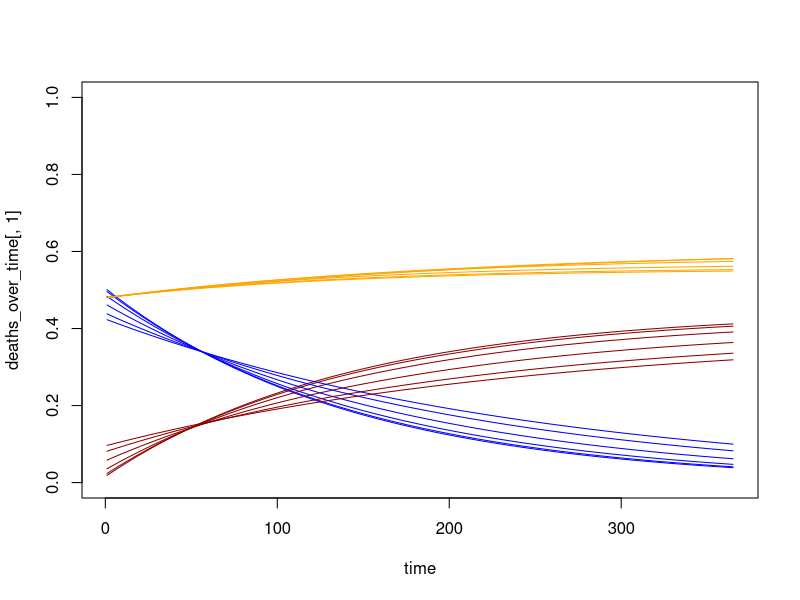

Reproduce this figure in R. (Note: this script raises an error after producing the figure.)
require(lme4)
require(RColorBrewer)
require(scales)

printed = "PBO"
is.pbo = 2 #says whether pbo net (0 = standard, 1= PBO, 2=G2_nets)
species =  1#1 = gambiae ss, 2=arabiensis , 3=funestus
metric = 1 #1 = best guess, 2= lower 95% confidence interval 3 upper
metric_change = 1
#Assay to hut mortality conversion		
alpha1=	array(c(rep(0.63445,3),rep(0.012,3),rep(1.294,3)),c(3,3))
alpha2=	array(c(rep(3.997,3),rep(3.171,3),rep(5.119,3)),c(3,3))

#Benefit of PBO in assay		
beta1=	array(c(rep(3.407,2),2.527,rep(4.331,2),3.547,rep(2.666,2),1.528),c(3,3))
beta2=	array(c(rep(5.88,2),0.891,rep(6.956,2),1.882,rep(4.754,2),0.128),c(3,3))
beta3=	array(c(rep(0.783,2),0,rep(1.038,2),0,rep(0.543,2),0),c(3,3))

#Deterency from mortality		
delta1=	array(c(rep(0.071,3),rep(0.17,3),rep(0.255,3)),c(3,3))
delta2=	array(c(rep(1.257,3),rep(0.627,3),rep(2.073,3)),c(3,3))
delta3=	array(c(rep(-1.517,3),rep(4.03,3),rep(0.646,3)),c(3,3))

#Success from mortality		
theta1=	array(c(rep(0.025,3),rep(0.007,3),rep(0.034,3)),c(3,3))
theta2=	array(c(rep(3.317,3),rep(2.919,3),rep(4.899,3)),c(3,3))

#Decay in insecticide non-PBO net		
mup=	array(c(rep(-2.36,3),rep(2.948,3),rep(1.821,3)),c(3,3))
rhop=	array(c(rep(-3.05,3),rep(3.762,3),rep(2.322,3)),c(3,3))


kp0=0.699
net_halflife=2.64
#1-0.796 Bioko bradley study
##1-0.11 Kagera West study
#c(0.922,0.455)#

surv_bioassay=seq(0,1,0.2)		#measure of resistance 0=no resistance 1=100% survival in discriminating dose bioassay}

pbo_benefit_a<-beta1[species,metric]+beta2[species,metric]*((1-surv_bioassay)-0.5)/(1+beta3[species,metric]*((1-surv_bioassay)-0.5))   
pbo_benefit<-exp(pbo_benefit_a)/(1+exp(pbo_benefit_a))

#Benefit of PBO in assay		
#Using log binomial fit
## output is summary(glm_2)$coeff[2,1] from IVCC_New_net_comparison
# I think 0.63 and 4 comes from Churcher et al. 2016 and determins the relationship for standard LLIN
#from IVCC_New_net_comparisons.r 
#summary(glm_2)$coeff[2,1] =4.024976
#summary(glm_2)$coeff[1,1] =0.08905463

G2_benefit = array(dim=c(length(surv_bioassay),3))
G2_benefit[,1] = 1 / (1 + exp(-4.024976 * (1 / (1 + exp(0.63 + 4*(surv_bioassay-0.5)))) - 0.08905463 ))
G2_benefit[,2] = 1 / (1 + exp(-3.613 * (1 / (1 + exp(0.63 + 4*(surv_bioassay-0.5)))) - -0.032 ))
G2_benefit[,3] = 1 / (1 + exp(-4.437 * (1 / (1 + exp(0.63 + 4*(surv_bioassay-0.5)))) - 0.210 ))

mort_assay=if(is.pbo==0) 1-surv_bioassay else if(is.pbo==1) pbo_benefit else G2_benefit[,metric_change]
mort_hut_a = alpha1[species,metric_change] + alpha2[species,metric]*(mort_assay-0.5)			              	#relationship mortality in bioassay -> hut trial, logit scale}
mort_hut   = exp(mort_hut_a)/(1+exp(mort_hut_a))

#plot(mort_hut,ylim=c(0,1))
#lines(mort_hut,lty=2,col="darkred")


det_hut_a = delta1[species,metric]+delta2[species,metric]*(mort_hut-0.5)+delta3[species,metric]*(mort_hut-0.5)^2	#relationship hut trial mortality -> deterrence}
det_hut   = ifelse(det_hut_a<0,0,det_hut_a)			                  #censored to stop becoming negative}
suc_hut   = theta1[species,metric] *exp(theta2[species,metric] *(1-mort_hut))				              #relationship hut trial mortality -> success}
rep_hut   = 1-suc_hut-mort_hut

n1n0 = 1-det_hut
kp1  = n1n0*suc_hut
jp1  = n1n0*rep_hut+(1-n1n0)
lp1  = n1n0*mort_hut

r_ITN0  = (1-kp1/kp0)*(jp1/(lp1+jp1))		          	#probability of dying with an encounter with ITN (max)}
d_ITN0  = (1-kp1/kp0)*(lp1/(lp1+jp1))		          	#probability of repeating behaviour (max)}
s_ITN0  = 1-d_ITN0-r_ITN0   


#max tail to variable notation indicates maximum net efficacy (no resistance)
#min tail to variable notation indicates mainimum net efficacy (100% resistance)

mort_max_a = alpha1[species,metric] + alpha2[species,metric]*(1-0.5)				          #maximum mortality seen in huts, used to adjust}
mort_max   = exp(mort_max_a)/(1+exp(mort_max_a))

mort_min_a = alpha1[species,metric] + alpha2[species,metric]*(0-0.5)				          #maximum mortality seen in huts, used to adjust}
mort_min   = exp(mort_min_a)/(1+exp(mort_min_a))

det_max_a = delta1[species,metric]+delta2[species,metric]*(mort_max-0.5)+delta3[species,metric]*(mort_max-0.5)^2	#relationship hut trial mortality -> deterrence}
det_max   = ifelse(det_max_a<0,0,det_max_a)			                  #censored to stop becoming negative}
suc_max   = theta1[species,metric] *exp(theta2[species,metric] *(1-mort_max))				              #relationship hut trial mortality -> success}
rep_max   = 1-suc_max-mort_max

n1n0_max = 1-det_max
kp1_max  = n1n0_max*suc_max
jp1_max  = n1n0_max*rep_max+(1-n1n0_max)
lp1_max  = n1n0_max*mort_max

r_ITN0_max  = (1-kp1_max/kp0)*(jp1_max/(lp1_max+jp1_max))		          	#probability of dying with an encounter with ITN (max)}
d_ITN0_max  = (1-kp1_max/kp0)*(lp1_max/(lp1_max+jp1_max))		          	#probability of repeating behaviour (max)}
s_ITN0_max  = 1-d_ITN0_max-r_ITN0_max


det_min_a = delta1[species,metric]+delta2[species,metric]*(mort_min-0.5)+delta3[species,metric]*(mort_min-0.5)^2	#relationship hut trial mortality -> deterrence}
det_min   = ifelse(det_min_a<0,0,det_min_a)			                  #censored to stop becoming negative}
suc_min   = theta1[species,metric] *exp(theta2[species,metric] *(1-mort_min))				              #relationship hut trial mortality -> success}
rep_min   = 1-suc_min-mort_min

n1n0_min= 1-det_min
kp1_min  = n1n0_min*suc_min
jp1_min  = n1n0_min*rep_min+(1-n1n0_min)
lp1_min  = n1n0_min*mort_min

r_ITN0_min  = (1-kp1_min/kp0)*(jp1_min/(lp1_min+jp1_min))		          	#probability of dying with an encounter with ITN (max)}
d_ITN0_min  = (1-kp1_min/kp0)*(lp1_min/(lp1_min+jp1_min))		          	#probability of repeating behaviour (max)}
s_ITN0_min  = 1-d_ITN0_min-r_ITN0_min



#{halflife}
my_max_washes_a = mup[species,metric] +rhop[species,metric]*(mort_max-0.5)		
my_max_washes   = log(2)/(exp(my_max_washes_a)/(1+exp(my_max_washes_a)))

wash_decay_rate_a = mup[species,metric] +rhop[species,metric]*(mort_hut-0.5)
wash_decay_rate   = log(2)/(exp(wash_decay_rate_a)/(1+exp(wash_decay_rate_a)))
itn_half_life     = wash_decay_rate/my_max_washes*net_halflife





## adjusted to match Griffin et al 2015 Natt Comms
Griff_d_ITN0<-0.51
Griff_r_ITN0<-0.31  ###THINK THIS NEEDS TO BE CHECKED
Griff_s_ITN0<-1-Griff_d_ITN0-Griff_r_ITN0




##ERG parameterisations
##mortality parameters modified to match Jamies paper 
##success paramater scaled to start at jamies paper values and go to elife parameters
ERG_d_ITN0 <- d_ITN0/d_ITN0_max*Griff_d_ITN0
ERG_s_ITN0 <- (Griff_s_ITN0)+(s_ITN0-s_ITN0_max)/(s_ITN0_min-s_ITN0_max)*(s_ITN0_min-Griff_s_ITN0)
ERG_r_ITN0 <- 1-ERG_d_ITN0-ERG_s_ITN0


r_ITN0_min = 0.24
deaths_over_time = repeats_over_time = succ_fed_over_time = array(dim=c(365,length(ERG_d_ITN0)))

for(i in 1:length(ERG_d_ITN0)){
  time = 1:365
  deaths_over_time[,i] = ERG_d_ITN0[i] * exp(-(1/365*itn_half_life[i])*time)
  repeats_over_time[,i] = ERG_r_ITN0[i] - (ERG_r_ITN0[i] - r_ITN0_min) * exp(-(1/365*itn_half_life[i])*time) + r_ITN0_min
  succ_fed_over_time[,i] = 1 - deaths_over_time[,i] - repeats_over_time[,i]
}

checks = seq(1,101,by=10)

plot(deaths_over_time[,1] ~ time,ylim=c(0,1),pch="")
  for(i in 1:ncol(deaths_over_time)){
  lines(deaths_over_time[,i] ~ time,col="blue")
  lines(repeats_over_time[,i] ~ time,col="orange")
  lines(succ_fed_over_time[,i]~ time,col="darkred")
  
}

##check probabilities always sum to 1 for any set of params
for (i in 1:365){ch[i] = sum(deaths_over_time[i,1],repeats_over_time[i,1],succ_fed_over_time[i,1])}

is.pbo #says whether pbo net (0 = standard, 1= PBO)
species #1 = gambiae ss, 2=arabiensis , 3=funestus
metric #1 = best guess, 2= lower 95% confidence interval 3 upper
surv_bioassay[1]
## 65 resistance
#ERG_r_ITN0[14];ERG_d_ITN0[14];itn_half_life[14]

## 0 resistance
ERG_r_ITN0[1];ERG_d_ITN0[1];itn_half_life[1]

## 20 resistance
ERG_r_ITN0[5];ERG_d_ITN0[5];itn_half_life[5]
## 40 resistance
ERG_r_ITN0[9];ERG_d_ITN0[9];itn_half_life[9]
## 50 resistance
ERG_r_ITN0[11];ERG_d_ITN0[11];itn_half_life[11]
## 60 resistance
ERG_r_ITN0[13];ERG_d_ITN0[13];itn_half_life[13]
## 80 resistance
ERG_r_ITN0[17];ERG_d_ITN0[17];itn_half_life[17]
## 100 resistance
ERG_r_ITN0[21];ERG_d_ITN0[21];itn_half_life[21]

## 50 resistance
ERG_r_ITN0[11];ERG_d_ITN0[11];itn_half_life[11]

data.frame(ERG_r_ITN0,ERG_r_ITN0,ERG_r_ITN0,ERG_d_ITN0,ERG_d_ITN0,ERG_d_ITN0,itn_half_life)

##IVCC G2 runs

##mortality 30% = [71]
##mortality 35% = [66]
##mortality 11% =[90]
##mortality 41% =[60]
##mortality 6% =[95]
##mortality 19% =[82]
##mortality 43% =[58]
##mortality 25% =[76]
##mortality 100% =[1]

##mortality 55% = [46]
##mortality 24% = [77] #GAMB AND FUN
##mortality 60% =[41] #ARAB
##mortality 78% =[23]
##mortality 82% =[19]
##mortality 81% =[20]#GAMB AND FUN
##mortality 95% =[6]#ARAB
##mortality 54% =[47]#GAMB AND FUN
##mortality 51% =[50]#ARAB
##mortality 62% =[39]#ARAB

val_ref =67

ERG_r_ITN0[val_ref]
ERG_d_ITN0[val_ref] 
#ERG_s_ITN0[val_ref]
itn_half_life[val_ref]
D

g2_anopheles = data.frame(surv_bioassay,ERG_r_ITN0,ERG_d_ITN0,itn_half_life)
#write.csv(g2_anopheles,"H:\\Ellie\\IRS and resistance\\IVCC\\Data_IVCC_newLLINsG2Interceptor\\Analysis for country predictions\\G2_anopheles.csv")



#r_ITN_min=0.24 
#r_ITN_min + (r_ITN0- r_ITN_min)*itn_half_life
##check with plots in the style of elife paper

my.cols<-c(brewer.pal(12, "Paired"),"white",brewer.pal(8, "Dark2"))

my.success.inside.a<-suc_hut*100
my.det.a<-det_hut*100
my.det.trunc.a<-ifelse(my.det.a<0,0,my.det.a)
my.success.a<-my.success.inside.a*(1-my.det.trunc.a/100)

my.death<-mort_assay*100*(1-my.det.trunc.a/100)
my.success.kill<-100-my.death

a.det<-my.det.trunc.a
my.kill.det<-100-my.death-a.det

my.x100<-(1-surv_bioassay)*100

plot(mort_assay,my.success.kill,type="n",main="",cex.lab=1.6,cex.axis=1.6,cex.main=1.6,
     xlim=c(0,100),ylim=c(0,100),las=1,xlab="Resistance test (% survival)",ylab="Probability (%)")
polygon(c(my.x100,rev(my.x100)),c(rep(0,length(my.x100)),rep(100,length(my.x100))),col=my.cols[1],border=my.cols[1])
polygon(c(my.x100,rev(my.x100)),c(rep(0,length(my.x100)),my.success.kill),col=my.cols[3],border=my.cols[3])
polygon(c(my.x100,rev(my.x100)),c(rep(0,length(my.x100)),my.kill.det),col=my.cols[7],border=my.cols[7])
polygon(c(my.x100,rev(my.x100)),c(rep(0,length(my.x100)),my.success.a),col=my.cols[5],border=my.cols[5])
#text(30,80,"Killed",col=my.cols[2],cex=1.4)
#text(30,40,"Deterred",col=my.cols[4],cex=1.4)
#text(80,40,"Exited",col=my.cols[8],cex=1.4)
#text(80,10,"Successfully blood fed",col=my.cols[6],cex=1.4)